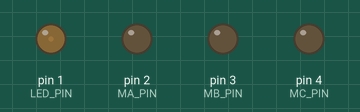
A sketch run on a simulated Arduino Uno, built with avr-gcc and run on an emulated ATmega328P. Parts: output pins drawn as LEDs (lit = HIGH).

Above: at 0.29 s.
At 10.41 s:
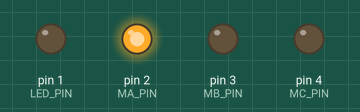
At 21.29 s:
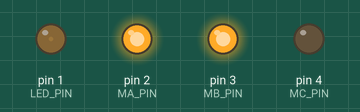
At 38.94 s:
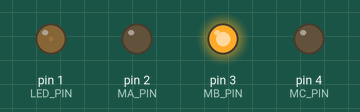
Timing chart, 0 to 40.0 s (numbered marks = the images above):
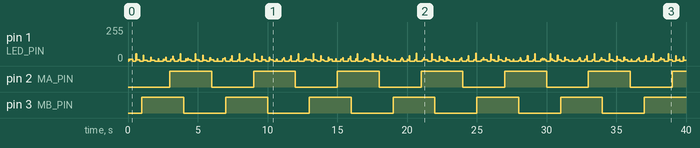

Measured:
- by itself, pin 2 (MA_PIN), pin 3 (MB_PIN): alternates HIGH for 3.0 s and LOW for 3.0 s

The sketch:

_3Fazis_.ino
```cpp
const byte LED_PIN = 1;
const byte MA_PIN = 2;
const byte MB_PIN = 3;
const byte MC_PIN = 4;
//const byte MD_PIN = 5;
//const byte ME_PIN = 0;

byte ledOnTime;
byte ledOffTime;
boolean counterDirection;
byte fazis;
unsigned long nextLed;
unsigned long next3F;

void setup()
{
  pinMode(LED_PIN, OUTPUT);

  pinMode(MA_PIN, OUTPUT);
  pinMode(MB_PIN, OUTPUT);
  pinMode(MC_PIN, OUTPUT);
//  pinMode(MD_PIN, OUTPUT);
//  pinMode(ME_PIN, OUTPUT);
}

void loop()
{
  unsigned long currentMicros = micros();
  checkLed(currentMicros);
  check3Fazis(currentMicros);
}

void check3Fazis(unsigned long currentMicros)
{
  if (currentMicros < next3F)
    return;

  !fazis ? fazis = 5 : -- fazis;
  next3F = currentMicros + 1000000;
/*
T  0123456789ABCDEF0
A1 11000111000111000
B2 01110001110001110
C4 00011100011100011
S  13268913268
*/
  digitalWrite(MA_PIN, fazis < 3);              // 012
  digitalWrite(MB_PIN, 1 < fazis && fazis < 5); // 234
  digitalWrite(MC_PIN, 3 < fazis && fazis < 1); // 450
}

void checkLed(unsigned long currentMicros)
{
  if (currentMicros < nextLed)
    return;
  if (digitalRead(LED_PIN))
  {
    nextLed = currentMicros + ledOffTime * 1024;
    digitalWrite(LED_PIN, false);
  }
  else
  {
    nextLed = currentMicros + ledOnTime;
    digitalWrite(LED_PIN, true);
    calulateOnOffTime();
  }
}

void calulateOnOffTime()
{
  if (counterDirection)
  {
    ledOnTime ++;
    if (!ledOnTime)
    {
      counterDirection = false;
      ledOnTime --;
    }
  }
  else
  {
    ledOnTime --;
    if (!ledOnTime)
    {
      counterDirection = true;
    }
  }
  ledOffTime = 0xFF - ledOnTime;
}
```
